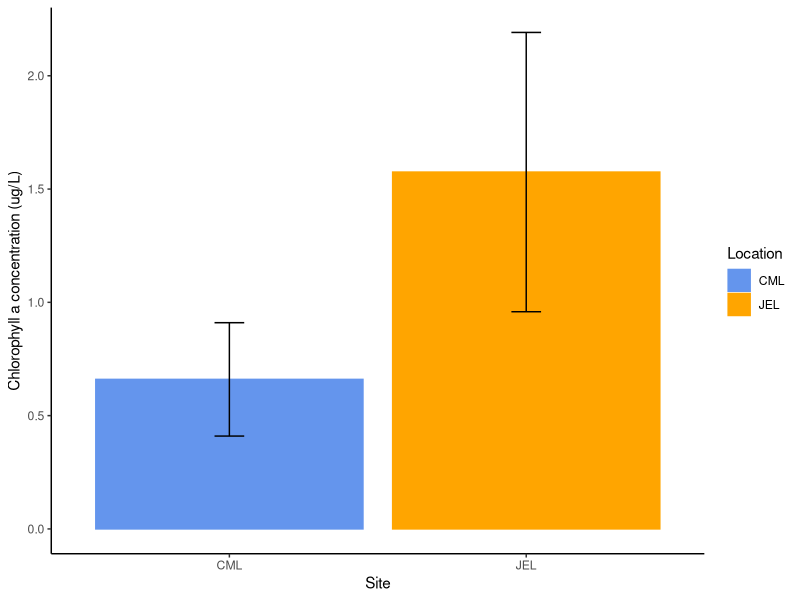
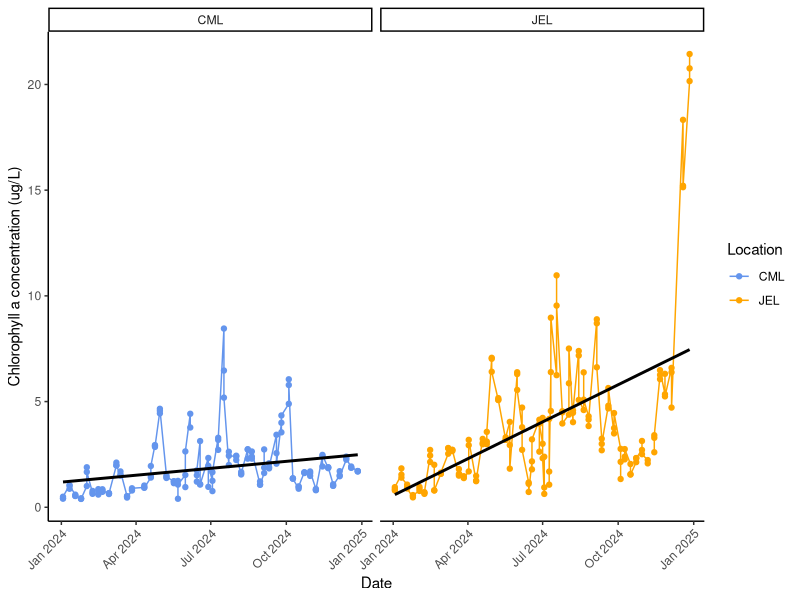
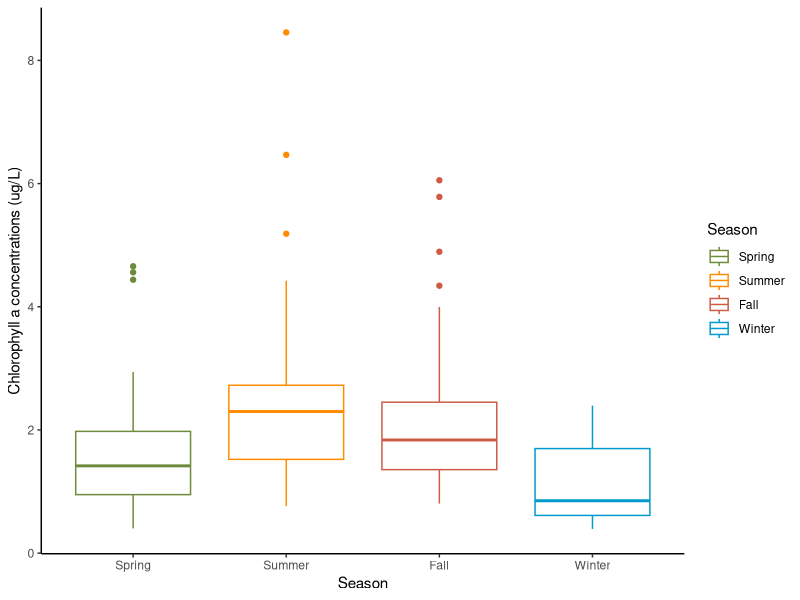
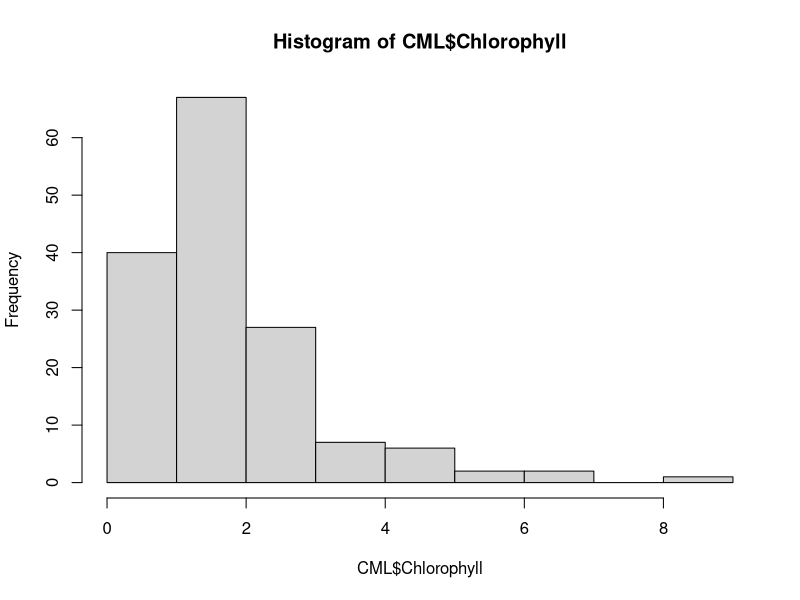
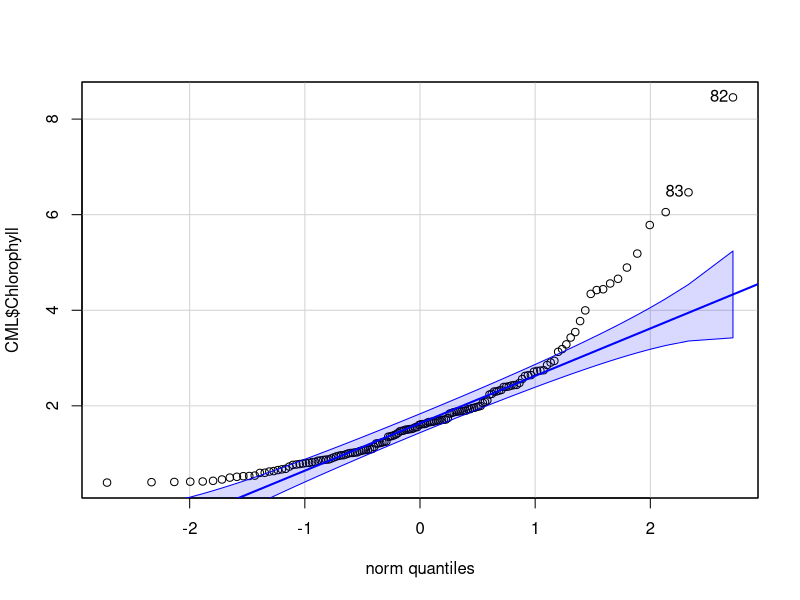
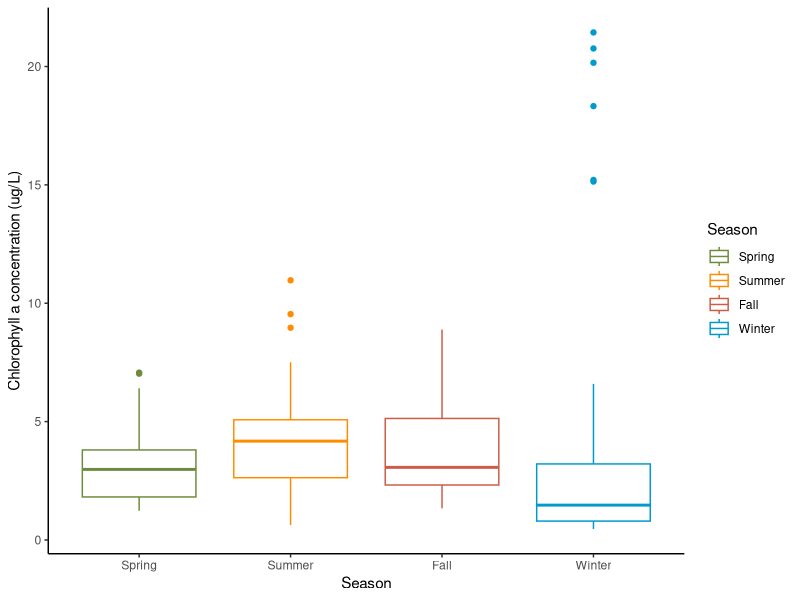
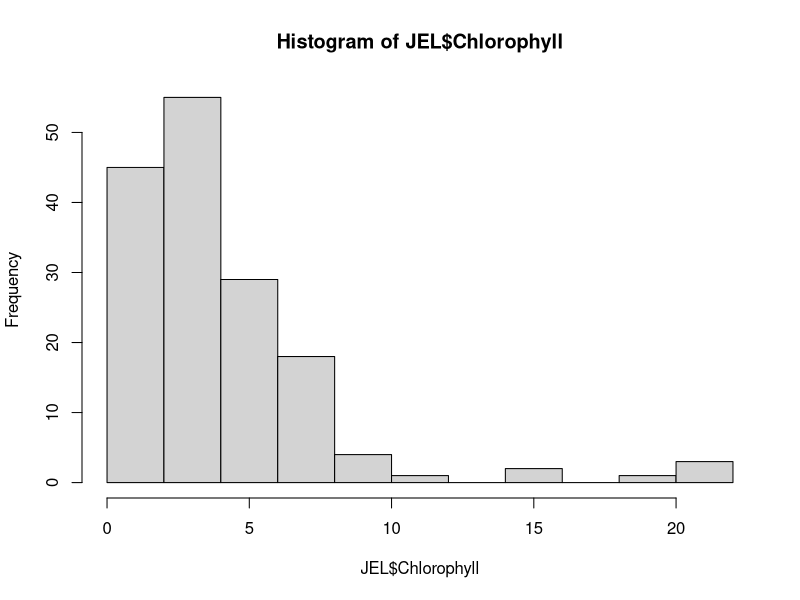
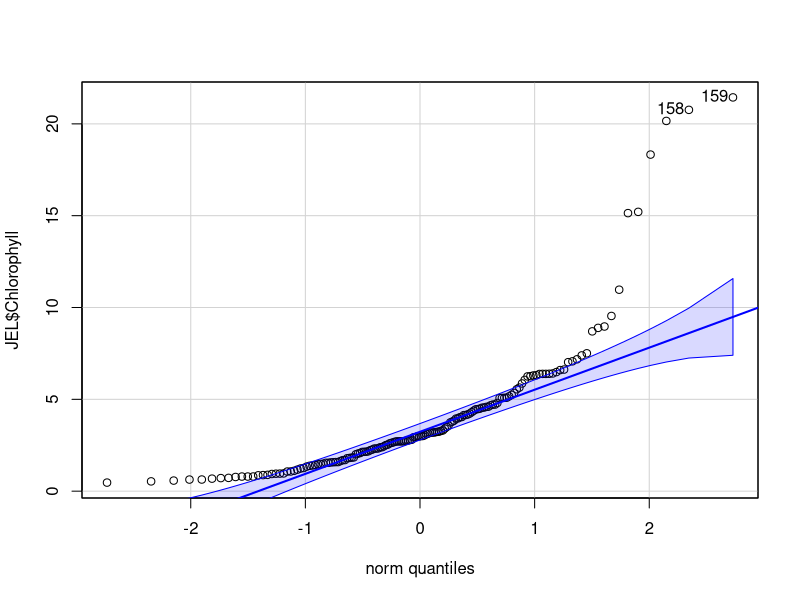

Here is the R script that generated these plots, in order:
## ---- chunk 1
#load necessary packages 
library(dplyr)
library(tidyverse)
library(tidyr)
library(ggplot2)
library(vegan)
library(lubridate)
library(car) #for qqplot

#import data from csv file
sampling_data<- read.csv("weekly_NH_sampling.csv")

#data cleaning
sampl_data <- sampling_data %>%
  mutate(date = make_date(Year, month_pull, day_pull)) %>% 
  filter(Location %in% c("CML", "JEL")) %>% #filter for only CML and JEL:
    mutate(
    Season = case_when(
      month_pull %in% c(12, 1, 2)  ~ "Winter",
      month_pull %in% c(3, 4, 5)   ~ "Spring",
      month_pull %in% c(6, 7, 8)   ~ "Summer",
      month_pull %in% c(9, 10, 11) ~ "Fall")) #make a new column for Season,                                       #according to month
  
#make a data set of just 2024 data
data_2024 <- sampl_data %>% 
  filter(Year == "2024") %>% 
   select(-notes, -dna_mL)  #drop columns we don't need
## ---- chunk 2
#| output: TRUE
#| fig-cap: "Bar graph of average chlorophyll a concentrations (ug/L) at CML and JEL in 2024. Error bars represent standard deviation"

#find mean and sd of chlorophyll for each site
site_mean <- data_2024 %>% 
  group_by(Location) %>% 
  drop_na() %>% 
  summarize(site_mean = mean(Chlorophyll), site_sd = sd(Chlorophyll)) 


#visualize the data in a bar graph 
ggplot(data = site_mean, mapping = aes(x = Location, y = site_mean, color = Location, fill = Location)) + geom_bar(stat = "identity") + 
  geom_errorbar(aes(ymin = site_mean - site_sd, ymax = site_mean +
                      site_sd),  width = 0.1, color = "black") + 
  xlab("Site") + ylab("Chlorophyll a concentration (ug/L)") + theme_classic() + 
  scale_color_manual(values = c("CML" = "cornflowerblue", "JEL" = "orange")) + scale_fill_manual(values = c("CML" = "cornflowerblue", "JEL" = "orange"))
## ---- chunk 3
#T TEST TO COMPARE CHLOROPHYLL AT 2 SITES

#t test
t.test(Chlorophyll ~ Location, data = data_2024)

#the t = -6.87 and the p value= 8.137e-11 so there is a significant difference in chlorophyll concentrations between the two sites
## ---- chunk 4
#| output: TRUE
#| fig-cap: "Line graph of weekly chlorophyll a concentrations (ug/L) at CML and JEL throughout 2024. Black lines represent linear trends."

#CHLOROPHYLL OVER TIME, BOTH SITES 

#plot with linear line
ggplot(data = data_2024, aes(x = date, y = Chlorophyll, color = Location)) + geom_point() + geom_line() + ylab("Chlorophyll a concentration (ug/L)") + xlab("Date") + theme_classic() + facet_wrap(~Location) + geom_smooth(method = "lm", se = FALSE, color = "black")  + 
  theme(axis.text.x = element_text(angle = 45, hjust = 1)) + 
  scale_color_manual(values = c("CML" = "cornflowerblue", "JEL" = "orange")) + scale_fill_manual(values = c("CML" = "cornflowerblue", "JEL" = "orange"))
## ---- chunk 5
#make a data set of just CML
CML<- data_2024 %>% 
  filter(Location == "CML")

#make a data set of just JEL data
JEL<- data_2024 %>% 
  filter(Location == "JEL")
## ---- chunk 6
# Fit a linear model to the CML data
#lm(response ~ explanatory, data = df)
CML_chlor_model <- lm(Chlorophyll ~ date, data = CML)

#print the summary of the linear model
summary(CML_chlor_model)

#print y intercept and slope of linear regression 
coef(CML_chlor_model)

#slope is positive but small (0.003586193)
## ---- chunk 7
# Fit a linear model to the JEL data
#lm(response ~ explanatory, data = df)
JEL_chlor_model <- lm(Chlorophyll ~ date, data = JEL)

#print the summary of the linear model
summary(JEL_chlor_model)

#print y intercept and slope of linear regression 
coef(JEL_chlor_model)

#slope is positive but small (0.01911108)
## ---- chunk 8
#| output: TRUE
#| fig-cap: "Boxplot of weekly chlorophyll a concentrations, grouped by season, at CML in 2024"

#SEASONAL COMPARISON OF CHLOROPHYLL AT CML IN 2024
#put seasons in order
CML$Season <- factor(CML$Season,
  levels = c("Spring", "Summer", "Fall", "Winter"),
  ordered = TRUE)

#visualize the data
ggplot(data = CML, mapping = aes(x = Season, y = Chlorophyll, color = Season)) + geom_boxplot() + ylab("Chlorophyll a concentrations (ug/L)") + 
  xlab("Season") + theme_classic() + 
  scale_color_manual(values = c("Fall" = "coral3", "Spring" = "darkolivegreen4", "Summer" = "darkorange", "Winter" = "deepskyblue3")) 
## ---- chunk 9

#VISUAL CHECKS FOR NORMALIY - histogram
hist(CML$Chlorophyll)

#data looks relatively normal 
## ---- chunk 10

#VISUAL CHECKS FOR NORMALIY -qqplot
qqPlot(CML$Chlorophyll)

#data looks relatively normal

## ---- chunk 11
#One way ANOVA for CML
ANOVA_CML_Season <- aov(Chlorophyll ~ Season, data = CML)

#print summary of ANOVA 
summary(ANOVA_CML_Season)

#At least one group is significantly different (F(3, 148) = 9.443, p<0.005).  

#Tukey test to see which group is different 
tukey_CML_Season <- TukeyHSD(ANOVA_CML_Season)

#summary of Tukey test 
tukey_CML_Season
#winter is significantly different from Fall p = 0.0010402
#Winter is also significantly different from summer p = 0.0000093
## ---- chunk 12
#| output: TRUE
#| fig-cap: "Boxplot of weekly chlorophyll a concentrations, grouped by season, at JEL in 2024"

#put seasons in order
JEL$Season <- factor(JEL$Season,
  levels = c("Spring", "Summer", "Fall", "Winter"),
  ordered = TRUE)

#visualize the data
ggplot(data = JEL, mapping = aes(x = Season, y = Chlorophyll, color = Season)) + geom_boxplot() + ylab("Chlorophyll a concentration (ug/L)") + xlab("Season") + theme_classic() + 
  scale_color_manual(values = c("Fall" = "coral3", "Spring" = "darkolivegreen4", "Summer" = "darkorange", "Winter" = "deepskyblue3")) 
## ---- chunk 13

#VISUAL CHECKS FOR NORMALIY - histogram
hist(JEL$Chlorophyll)

#data looks relatively normal

## ---- chunk 14
#VISUAL CHECKS FOR NORMALIY -qqplot
qqPlot(JEL$Chlorophyll)

#data looks relatively normal

## ---- chunk 15

#One way ANOVA
ANOVA_JEL_Season <- aov(Chlorophyll ~ Season, data = JEL)

#print summary of ANOVA 
summary(ANOVA_JEL_Season)

#No Seasons are significantly different at JEL (p=0.495).  
## ---- chunk 16
#| output: TRUE
#| fig-cap: "Bar graph of mean cyanobacteria, nanoeukaryote and picoeukaryote concentrations at CML and JEL in 2024. Error bars represent standard deviation"

#calculate mean picoeukaryote, nanoeukaryote and cyanobacteria concentrations at each site, remove NAs
phytoplankton <- data_2024 %>% 
  select(date, Season, Location, Nanoeukaryotes, Picoeukaryotes, Cyanobacteria) %>% 
  group_by(Location) %>% 
   summarize(
    mean_Nanoeukaryote = mean(Nanoeukaryotes, na.rm = TRUE), 
    mean_Picoeukaryote = mean(Picoeukaryotes, na.rm = TRUE), 
    mean_Cyanobacteria = mean(Cyanobacteria, na.rm = TRUE),
    sd_Nanoeukaryote = sd(Nanoeukaryotes, na.rm = TRUE), 
    sd_Picoeukaryote = sd(Picoeukaryotes, na.rm = TRUE),
    sd_Cyanobacteria = sd(Cyanobacteria, na.rm = TRUE))

#pivot to be able to graph 
phyto_long <- phytoplankton %>% 
  pivot_longer(cols = -Location, 
               names_to = c("Stat", "Type"),
               names_sep = "_",  values_to = "Value") %>% 
  pivot_wider(names_from = Stat, values_from = Value)

#graph mean data, facet by location, add error bars for standard deviations 
ggplot(data = phyto_long, aes(x = Type, y = mean, fill = Type)) + 
  geom_bar(stat = "identity") + ylab("Mean concentration (cells per mL)") + 
  facet_wrap(~Location) + theme_classic() + 
   geom_errorbar(aes(ymin = mean - sd, ymax = mean +
                      sd),  width = 0.1, color = "black") +
  scale_fill_manual(values = c("Cyanobacteria" = "darkmagenta", 
                               "Nanoeukaryote" = "aquamarine4",
                               "Picoeukaryote" = "darksalmon"))  + 
  theme(axis.text.x = element_text(angle = 45, hjust = 1))
## ---- chunk 17
#T TEST TO COMPARE CYANOBACTERIA AT 2 SITES
#t test
t.test(Cyanobacteria ~ Location, data = data_2024)

#the p value = 0.7774 so there is not a significant difference in cyanobacteria concentrations between the two sites
## ---- chunk 18
#T TEST TO COMPARE NANOEUKARYOTES AT 2 SITES
#t test
t.test(Nanoeukaryotes ~ Location, data = data_2024)

#the p value= 0.0004185 so there is a significant difference in nanoeukaryote concentrations between the two sites
## ---- chunk 19
#T TEST TO COMPARE PICOEUKARYOTES AT 2 SITES
#t test
t.test(Picoeukaryotes ~ Location, data = data_2024)

#the p value= 0.01047 so there is a significant difference in picoeukaryote concentrations between the two sites
## ---- chunk 20
#| output: TRUE
#| fig-cap: "Boxplot of weekly picoeukaryote, nanoeukaryote, and cyanobacteria concentrations, grouped by season, at  CML in 2024"

#pivot longer so that I can put Picoeukaryotes, Nanoeukaryotes, and Cyanobacteria all on the same graph 

CML_long <- CML %>% 
  select(date, Season, Picoeukaryotes, Nanoeukaryotes, Cyanobacteria) %>% 
  pivot_longer(
    cols = c(Nanoeukaryotes, Picoeukaryotes, Cyanobacteria),
    names_to = "Type",      
    values_to = "cells_per_ml")

#put seasons in order
CML_long$Season <- factor(CML_long$Season,
  levels = c("Spring", "Summer", "Fall", "Winter"),
  ordered = TRUE)

#visualize the data
ggplot(data = CML_long, mapping = aes(x = Season, y = cells_per_ml, color = Type)) + geom_boxplot() + ylab("Concentration (cells per mL)") + 
  xlab("Season") + theme_classic() +
  scale_color_manual(values = c("Cyanobacteria" = "darkmagenta",
                                "Nanoeukaryotes" = "aquamarine4", 
                                "Picoeukaryotes" = "darksalmon"))
## ---- chunk 21
#| output: TRUE
#| fig-cap: "Boxplot of weekly picoeukaryote, nanoeukaryote, and cyanobacteria concentrations, grouped by season, at  JEL in 2024"

#pivot longer so that I can put Picoeukaryotes, Nanoeukaryotes, and Cyanobacteria all on the same graph 
JEL_long <- JEL %>% 
  select(date, Season, Picoeukaryotes, Nanoeukaryotes, Cyanobacteria) %>% 
  pivot_longer(
    cols = c(Nanoeukaryotes, Picoeukaryotes, Cyanobacteria),
    names_to = "Type",      
    values_to = "cells_per_ml")

#put seasons in order
JEL_long$Season <- factor(JEL_long$Season,
  levels = c("Spring", "Summer", "Fall", "Winter"),
  ordered = TRUE)

#visualize the data
ggplot(data = JEL_long, mapping = aes(x = Season, y = cells_per_ml, color = Type)) + geom_boxplot() + ylab("Concentration (cell per mL)") + xlab("Season") + theme_classic() +
  scale_color_manual(values = c("Cyanobacteria" = "darkmagenta", "Nanoeukaryotes" = "aquamarine4", "Picoeukaryotes" = "darksalmon"))
## ---- chunk 22
#Manova tests of CML phytoplankton data by season and location
CML_manova <- manova(
  cbind(Picoeukaryotes, Nanoeukaryotes, Cyanobacteria) ~ Season,
  data = CML)

summary(CML_manova)
 
#The p value is 2.215e-10 so at least one group in one season is significantly different 

#print ANOVA for each variable
summary.aov(CML_manova)
#significant for pico (p=2.755e-06), nano(p=0.0001669), and cyano (p=0.0004007)
## ---- chunk 23
#TUKEY TESTS TO SEE WHICH GROUPS ARE SIGNIFICANTLY DIFFERENT AT CML

aov_pico_CML  <- aov(Picoeukaryotes ~ Season, data = CML)
aov_nano_CML  <- aov(Nanoeukaryotes ~ Season, data = CML)
aov_cyano_CML <- aov(Cyanobacteria ~ Season, data = CML)

TukeyHSD(aov_pico_CML)
TukeyHSD(aov_nano_CML)
TukeyHSD(aov_cyano_CML)


## ---- chunk 24
#Manova tests of JEL phytoplankton data by season and location
JEL_manova <- manova(
  cbind(Cyanobacteria, Nanoeukaryotes, Picoeukaryotes) ~ Season,
  data = JEL)

summary(JEL_manova)
 
#The p value is 9.271e-06 so at least one group in one season is significantly different 

#print ANOVA for each variable
summary.aov(JEL_manova)
#significant for cyano (2.826e-05) and pico (p = 0.0001314) but not nano(p = 0.1258)
## ---- chunk 25
#TUKEY TESTS TO SEE WHICH GROUPS ARE SIGNIFICANTLY DIFFERENT AT JEL

aov_cyano_JEL <- aov(Cyanobacteria ~ Season, data = JEL)
aov_pico_JEL  <- aov(Picoeukaryotes ~ Season, data = JEL)

TukeyHSD(aov_cyano_JEL)
TukeyHSD(aov_pico_JEL)


